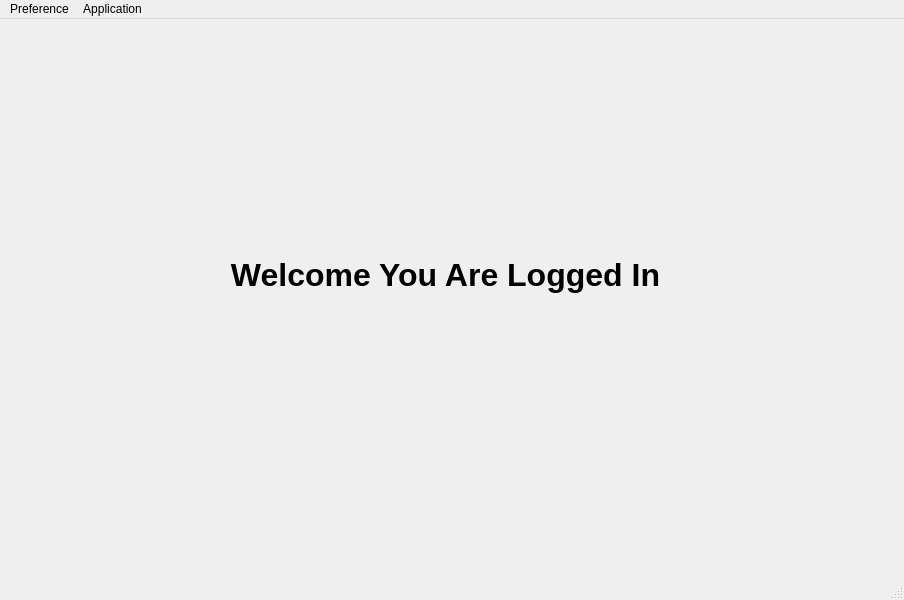
<?xml version="1.0" encoding="UTF-8"?>
<ui version="4.0">
 <class>MainWindow</class>
 <widget class="QMainWindow" name="MainWindow">
  <property name="geometry">
   <rect>
    <x>0</x>
    <y>0</y>
    <width>904</width>
    <height>600</height>
   </rect>
  </property>
  <property name="windowTitle">
   <string>MainWindow</string>
  </property>
  <widget class="QWidget" name="centralwidget">
   <widget class="QLabel" name="welcomeTitle">
    <property name="geometry">
     <rect>
      <x>140</x>
      <y>200</y>
      <width>611</width>
      <height>111</height>
     </rect>
    </property>
    <property name="font">
     <font>
      <pointsize>24</pointsize>
      <weight>75</weight>
      <bold>true</bold>
     </font>
    </property>
    <property name="text">
     <string>Welcome You Are Logged In</string>
    </property>
    <property name="alignment">
     <set>Qt::AlignCenter</set>
    </property>
   </widget>
  </widget>
  <widget class="QMenuBar" name="menubar">
   <property name="geometry">
    <rect>
     <x>0</x>
     <y>0</y>
     <width>904</width>
     <height>30</height>
    </rect>
   </property>
   <widget class="QMenu" name="menuPreference">
    <property name="title">
     <string>Preference</string>
    </property>
    <widget class="QMenu" name="menuTheme">
     <property name="title">
      <string>Theme</string>
     </property>
     <addaction name="actionDark"/>
     <addaction name="actionLight"/>
    </widget>
    <addaction name="menuTheme"/>
   </widget>
   <widget class="QMenu" name="menuApplication">
    <property name="title">
     <string>Application</string>
    </property>
    <addaction name="actionAbout"/>
    <addaction name="actionQuit"/>
   </widget>
   <addaction name="menuPreference"/>
   <addaction name="menuApplication"/>
  </widget>
  <widget class="QStatusBar" name="statusbar"/>
  <action name="actionDark">
   <property name="text">
    <string>Dark</string>
   </property>
  </action>
  <action name="actionLight">
   <property name="text">
    <string>Light</string>
   </property>
  </action>
  <action name="actionAbout">
   <property name="text">
    <string>About</string>
   </property>
  </action>
  <action name="actionQuit">
   <property name="text">
    <string>Quit</string>
   </property>
  </action>
 </widget>
 <resources/>
 <connections/>
</ui>
